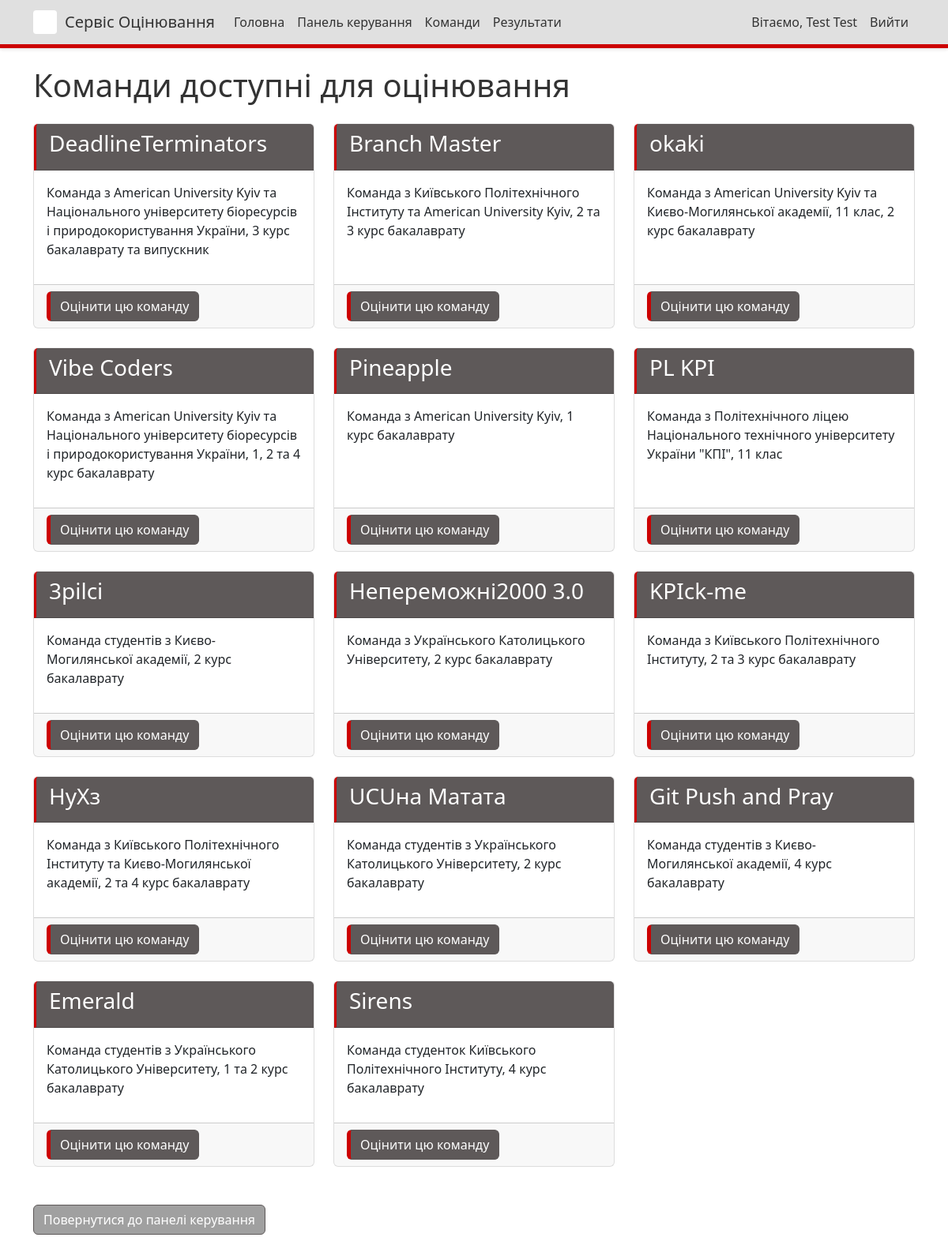
Page /teams/ (signed in) on the earlier database version.
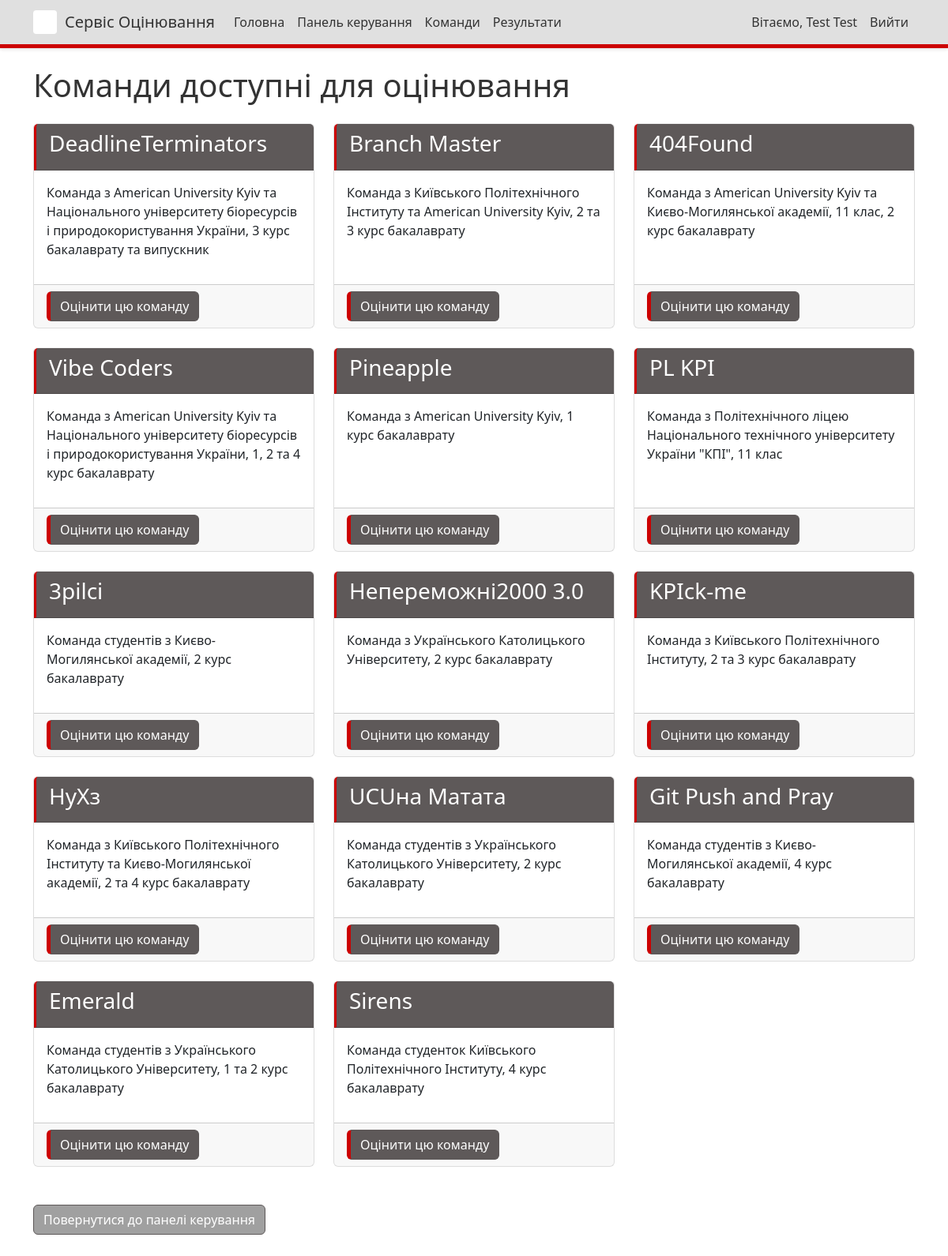
Same page on the later database version.
### judging/models.py (models this page shows, shortened)
class Team(models.Model):
    name = models.CharField(max_length=100)
    description = models.TextField(blank=True)
    members = models.TextField(blank=True, help_text="List of team members, one per line")
    members_info = models.TextField(blank=True, help_text="Additional information about team members in format: Student - leader, university, year of study")
    service = models.CharField(max_length=1, choices=SERVICE_CHOICES, blank=True, null=True, help_text="Service vector for the team")

### judging/views.py (the view)
# urls.py: path('teams/', views.team_list, name='team_list'),
@login_required
def team_list(request):
    teams = Team.objects.all()
    judged_teams = set()
    if not (request.user.is_staff or request.user.is_superuser):
        judged_teams = set(Score.objects.filter(judge=request.user).values_list('team_id', flat=True).distinct())
    return render(request, 'judging/team_list.html', {
        'teams': teams,
        'judged_teams': judged_teams
    })

### judging/templates/judging/team_list.html (shortened to what this page needs)
{% extends 'judging/base.html' %}
{% block content %}
<h1 class="mb-4">Команди доступні для оцінювання</h1>
<div class="row">
    {% if teams %}
        {% for team in teams %}
        <div class="col-md-4 mb-4">
            <div class="card h-100">
                <div class="card-header">
                    <h3>{{ team.name }}</h3>
                </div>
                <div class="card-body">
                    <p>{{ team.description }}</p>
                </div>
                <div class="card-footer">
                    {% if not user.is_staff and not user.is_superuser %}
                    <div class="d-flex align-items-center">
                        <a href="{% url 'judge_team' team.id %}" class="btn btn-primary">Оцінити цю команду</a>
                    </div>
                    {% else %}
                    <div class="alert alert-info mb-0">
                        <small>Адміністратори не можуть оцінювати команди</small>
                    </div>
                    {% endif %}
                </div>
            </div>
        </div>
        {% endfor %}
    {% else %}
    <div class="col-12">
        <div class="alert alert-info">
            На даний момент немає команд, доступних для оцінювання.
        </div>
    </div>
    {% endif %}
</div>
<div class="mt-4">
    <a href="{% url 'dashboard' %}" class="btn btn-secondary">Повернутися до панелі керування</a>
</div>
{% endblock %}

### judging/templates/judging/base.html (shortened to what this page needs)
<!DOCTYPE html>
<html lang="uk">
<head>
    <link href="https://cdn.jsdelivr.net/npm/bootstrap@5.3.0-alpha1/dist/css/bootstrap.min.css" rel="stylesheet">
    {% load static %}
    <link href="{% static 'judging/css/custom.css' %}" rel="stylesheet">
</head>
<body>
    <nav class="navbar navbar-expand-md navbar-light fixed-top">
        <div class="container">
            <div class="d-flex align-items-center">
                <div class="logo-container">
                </div>
                <a class="navbar-brand" href="{% url 'home' %}">Сервіс Оцінювання</a>
            </div>
            <div class="collapse navbar-collapse" id="navbarNav">
                <ul class="navbar-nav me-auto">
                    <li class="nav-item">
                        <a class="nav-link" href="{% url 'home' %}">Головна</a>
                    </li>
                    {% if user.is_authenticated %}
                    <li class="nav-item">
                        <a class="nav-link" href="{% url 'dashboard' %}">Панель керування</a>
                    </li>
                    {% if not user.is_staff and not user.is_superuser %}
                    <li class="nav-item">
                        <a class="nav-link" href="{% url 'team_list' %}">Команди</a>
                    </li>
                    {% endif %}
                    {% endif %}
                    <li class="nav-item">
                        <a class="nav-link" href="{% url 'results' %}">Результати</a>
                    </li>
                </ul>
                <ul class="navbar-nav">
                    {% if user.is_authenticated %}
                    <li class="nav-item">
                        <span class="nav-link">Вітаємо, {{ user.first_name }} {{ user.last_name }}</span>
                    </li>
                    <li class="nav-item">
                        <a class="nav-link" href="{% url 'login' %}">Вийти</a>
                    </li>
                    {% else %}
                    <li class="nav-item">
                        <a class="nav-link" href="{% url 'login' %}">Увійти</a>
                    </li>
                    {% endif %}
                </ul>
            </div>
        </div>
    </nav>
    <div class="container mt-4">
        {% block content %}{% endblock %}
    </div>
</body>
</html>

### judging/static/judging/css/custom.css (style rules this page uses)
.navbar { background-color: #e0e0e0 !important; box-shadow: 0 2px 4px rgba(0, 0, 0, 0.1); border-bottom: 5px solid #cc0000 !important; }
.navbar-light .navbar-brand, .navbar-light .nav-link { color: #333333 !important; }
.btn-primary { background-color: #5e5959 !important; border-color: #5e5959 !important; color: #ffffff !important; border-left: 5px solid #cc0000 !important; }
.btn-secondary { background-color: #a0a0a0 !important; border-color: #5e5959 !important; }
.card-header { background-color: #5e5959 !important; color: #ffffff !important; border-left: 3px solid #cc0000 !important; }
.card { border-color: #dddddd !important; border-top: 1px solid #f0f0f0 !important; }
body { background-color: #ffffff !important; color: #333333 !important; }
.logo-container { height: 30px !important; width: 30px !important; background-color: #ffffff !important; margin-right: 10px !important; display: flex !important; align-items: center !important; justify-content: center !important; border-radius: 4px !important; }

### judging/templates/judging/base.html (style rules this page uses)
body { padding-top: 60px; padding-bottom: 40px; }

Differences in the rows shown:
changed Team: name "okaki" → "404Found"
